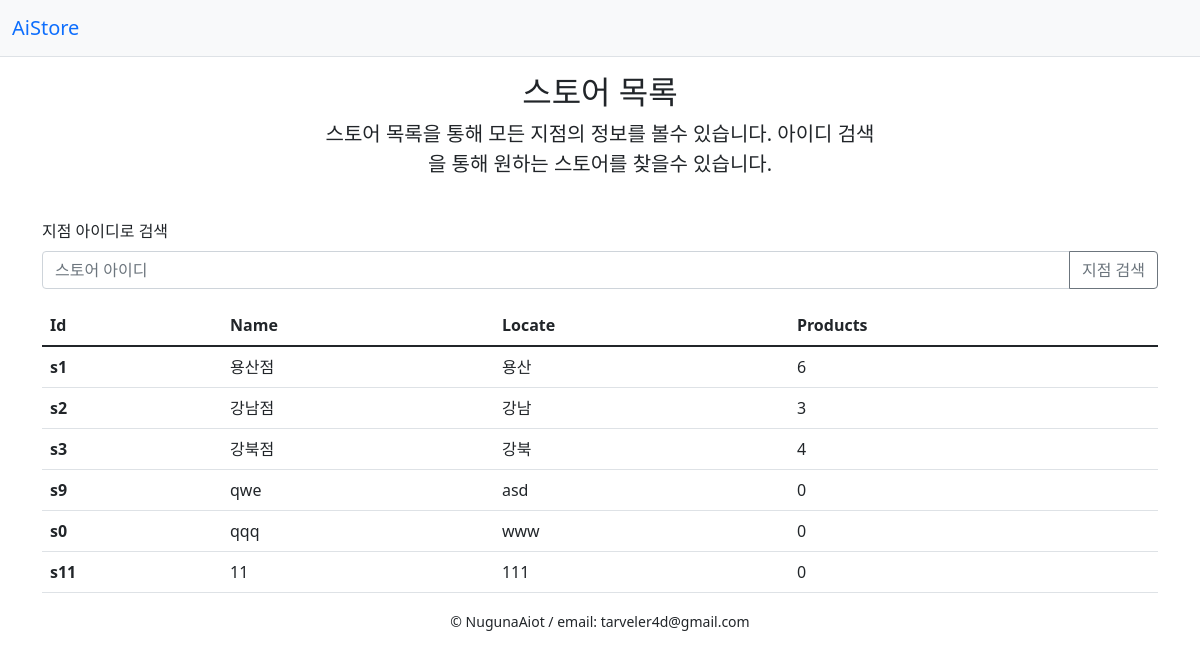
/stores, run on the app's committed database.
### aistoremodel.py (models this page shows, shortened)
class AiStore(Base):
    __tablename__ = 'stores'
    s_id = Column(String(20), primary_key=True, unique = True) # 문자열(20), 주키 설정 하여 컬럼 생성
    name = Column(String(20))
    locate = Column(String(30))
    products_num = Column(Integer)# 숫자형 컬럼 생성

### app.py (the view)
@app.route("/stores", methods=['POST', 'GET'])
def stores():
    if request.method == 'POST':
        s_id = request.form['sId']
        return render_template('stores.html', stores = show_list(s_id))
    return render_template('stores.html', stores = show_list())

### aistoremodel.py (called while the page is built)
def show_list(s_id = None):
    if s_id is None: # 최초 인덱스를 통한 접속 케이스 only(미입력 처리 안됨)
        stores = AiStore.query.all()
        return stores
    else:
        stores = AiStore.query.filter(AiStore.s_id == s_id).all()
        return stores

### app.py (called while the page is built)
@app.before_request # http요청이 들어올때마다 실행(http요청 핸드러)
def before_request():
    session.permanent = True
    app.permanent_session_lifetime = datetime.timedelta(minutes=5)
    session.modified = True

@app.teardown_request
def shutdown_session(exception=None):
    db_session.remove()

### templates/stores.html
{% extends 'base.html' %}
{% block content %}
    <div class="py-3 text-center">
        <div class="col-lg-6 mx-auto">
            <h2>스토어 목록</h2>
            <p class="lead mb-4">스토어 목록을 통해 모든 지점의 정보를 볼수 있습니다. 아이디 검색을 통해 원하는 스토어를 찾을수 있습니다.</p>
        </div>
    </div>
    <form class="form-inline" action="/stores" method="post">
        <div class="mb-3">
            <label for="sId" class="form-label">지점 아이디로 검색</label>
            <div class="input-group">
                <input type="text" class="form-control" id="sId" name ="sId"  placeholder="스토어 아이디">
                <button type="submit" class="btn btn-outline-secondary">지점 검색</button>
            </div>
        </div>
    </form>
    <table class="table">
        <thead>
            <tr>
                <th scope="col">Id</th>
                <th scope="col">Name</th>
                <th scope="col">Locate</th>
                <th scope="col">Products</th>
            </tr>
        </thead>
        <tbody>
        {% for s in stores %}
            <tr>
                <th scope="row">{{ s.s_id }}</th>
                <td>{{ s.name }}</td>
                <td>{{ s.locate }}</td>
                <td>{{ s.products_num }}</td>
            </tr>
        {% endfor %}
        </tbody>
    </table>
{% endblock %}

### templates/base.html (shortened to what this page needs)
<!DOCTYPE html>
<html lang="en">
<head>
    <link href="https://cdn.jsdelivr.net/npm/bootstrap@5.1.3/dist/css/bootstrap.min.css" rel="stylesheet">
</head>
<body>
    <nav class="navbar bg-light border-bottom">
        <div class="container-fluid">
            <a class="navbar-brand bg-" href="/">AiStore</a>
        </div>
    </nav>
    <div class="container">
        {% block content %}{% endblock %}
    </div>
    <footer class="text-center">
        {% block footer %}
            <small> &copy; NugunaAiot / <a title="Written by traveler4d">email: tarveler4d@gmail.com</a>
            </small>
        {% endblock %}
    </footer>
</body>
</html>

### data on the page
AiStore: s_id "s1", name "용산점", locate "용산", products_num "6"
AiStore: s_id "s2", name "강남점", locate "강남", products_num "3"
AiStore: s_id "s3", name "강북점", locate "강북", products_num "4"
AiStore: s_id "s9", name "qwe", locate "asd", products_num "0"
AiStore: s_id "s0", name "qqq", locate "www", products_num "0"
AiStore: s_id "s11", name "11", locate "111", products_num "0"
